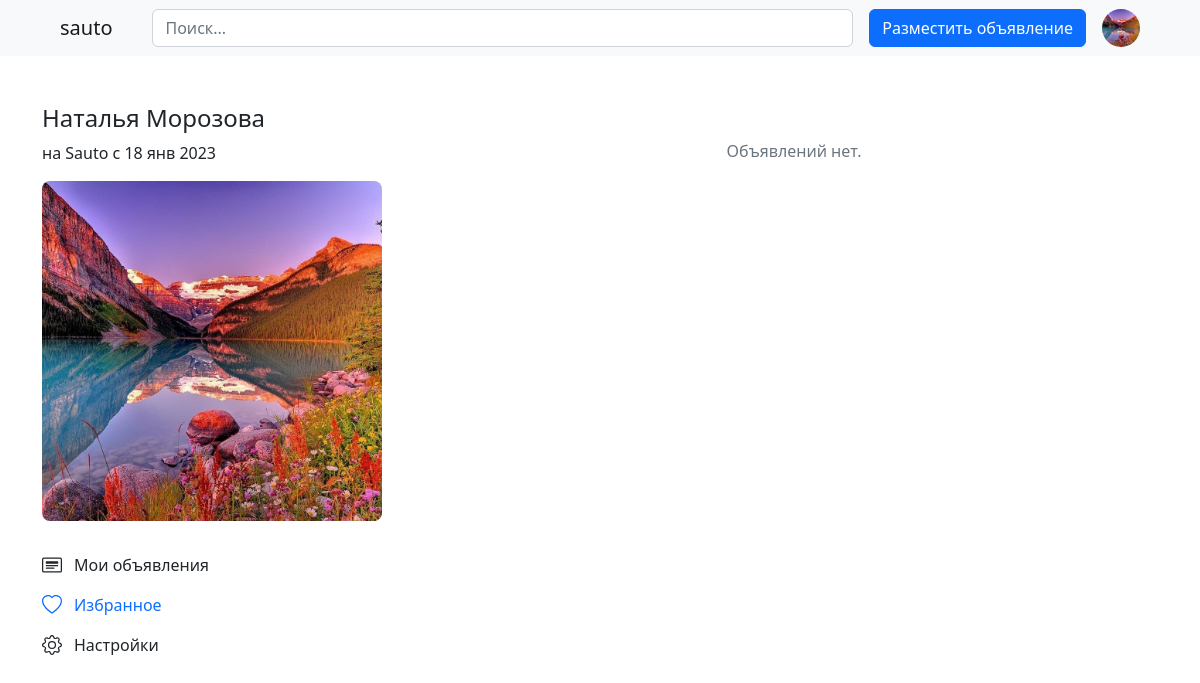
The app's page /profile/favorites/ (signed in) with its own data.
### accounts/models.py (models this page shows, shortened)
class User(AbstractBaseUser):
    email = models.EmailField(verbose_name="адрес электронной почты", max_length=260, unique=True)
    first_name = models.CharField(verbose_name="имя", max_length=150)
    last_name = models.CharField(verbose_name="фамилия", max_length=150)
    profile_image = models.ImageField(verbose_name="изображение профиля", upload_to=_get_profile_image_filepath, null=True, blank=True, default=_get_default_profile_image)
    date_joined = models.DateTimeField(verbose_name="дата регистрации", auto_now_add=True)
    last_login = models.DateTimeField(verbose_name="последний вход", auto_now=True)
    is_active = models.BooleanField(verbose_name="активный", default=True)
    is_staff = models.BooleanField(verbose_name="статус персонала", default=False)
    is_admin = models.BooleanField(verbose_name="статус администратора", default=False)
    is_superuser = models.BooleanField(verbose_name="статус суперпользователя", default=False)
    is_email_verified = models.BooleanField(verbose_name="статус проверенной электронной почты", default=False)
    last_password_updated = models.DateTimeField(verbose_name="последнее обновление пароля", auto_now=True)
    objects = UserManager()
    USERNAME_FIELD = 'email'
    REQUIRED_FIELDS = ['first_name', 'last_name']
    class Meta:
        verbose_name = 'пользователь'
        verbose_name_plural = 'пользователи'

### userprofile/views.py (the view)
# urls.py: path('favorites/', views.user_favorites, name='user-favorites'),
@login_required
def user_favorites(request):
    favorites = Favorite.objects.filter(user=request.user)
    announcements_pk = [favorite.announcement.pk for favorite in favorites]
    announcements = Announcement.objects.filter(pk__in=announcements_pk)
    if request.method == 'GET':
        if (request.GET.get('search')
                or request.GET.get('all')):
            response = form_announcements_and_images(request, announcements)
            return JsonResponse(response._asdict())
    page_announcements, paginator = paginate_announcements(request, announcements)
    images = AnnouncementImage.objects.filter(
        announcement__in=page_announcements)
    context = {
        'announcements': page_announcements,
        'images': images,
        'paginator': paginator,
    }
    return render(request, 'userprofile/user-favorites.html', context)

### announcement/utils.py (called while the page is built)
def paginate_announcements(request, announcements: QuerySet) -> tuple[Page, Paginator]:
    paginator = Paginator(announcements, 32)
    page = request.GET.get('page')
    page_announcements = paginator.get_page(page)
    return page_announcements, paginator

### userprofile/templates/userprofile/user-favorites.html (shortened to what this page needs)
{% extends 'announcement/base.html' %}
{% load static %}
{% block search %}
<input type="search" name="q" class="form-control" placeholder="Поиск...">
{% endblock %}
{% block content %}
<link rel="stylesheet" href="{% static 'css/announcement/announcements.css' %}">
<div class="container my-5">
    <div class="row gx-5">
        <div class="col-12 col-xl-4 col-xxl-3 mb-4">
            {% include 'userprofile/this-user-sidebar.html' with active='favorites' %}
        </div>
        {% if announcements %}
        <div class="col-12 col-xl-8 col-xxl-9">
            <div style="height: 75.28px;"></div>
            <div class="announcement-cards">
                {% include 'announcement/announcement-cards.html' %}
            </div>
        </div>
        {% else %}
        <div class="col-12 col-xl-8 col-xxl-9">
            <div style="height: 35.28px;"></div>
            <div class="mb-3 text-center text-secondary">
                Объявлений нет.
            </div>
        </div>
        {% endif %}
    </div>
</div>
{% endblock %}

### announcement/templates/announcement/base.html (shortened to what this page needs)
<!DOCTYPE html>
{% load static %}
<html lang="en">
<head>
    <link href="https://cdn.jsdelivr.net/npm/bootstrap@5.2.2/dist/css/bootstrap.min.css" rel="stylesheet"
>
    <link rel="stylesheet" href="{% static 'css/styles.css' %}">
</head>
<body>
    <div class="toast-container position-fixed top-0 start-50 translate-middle-x p-3">
    </div>
    <nav class="navbar navbar-expand-lg bg-light">
        <div class="container-fluid">
            <a class="navbar-brand ms-3 ms-lg-5" href="{% url 'announcements' %}">sauto</a>
            <div class="collapse navbar-collapse my-4 my-lg-0" id="navbarSupportedContent">
                <div class="container-fluid input-group ps-3 ps-lg-4 pe-3 pe-lg-0 me-3">
                    {% block search %}{% endblock %}
                </div>
                <a href="{% url 'add-announcement' %}" class="btn btn-primary ms-3 ms-lg-0 mt-3 mt-lg-0"
                    style="white-space: nowrap;">Разместить объявление</a>
                {% if request.user.is_authenticated %}
                <div class="dropdown ms-3 me-5 mt-3 mt-lg-0" bis_skin_checked="1">
                    <a href="#" class="d-block link-dark text-decoration-none circle-image" data-bs-toggle="dropdown"
                        aria-expanded="false" style="width: 38px; height: 38px">
                        <img src="{{ request.user.profile_image.url }}" alt="...">
                    </a>
                </div>
                {% else %}
                <a href="{% url 'login-user' %}" class="btn btn-outline-primary ms-3 me-5 mt-3 mt-lg-0">Войти</a>
                {% endif %}
            </div>
        </div>
    </nav>
    {% block content %}
    {% endblock %}
</body>
</html>

### userprofile/templates/userprofile/this-user-sidebar.html (shortened to what this page needs)
{% load static %}
<link rel="stylesheet" href="{% static 'css/userprofile/profile-img.css' %}">
<link rel="stylesheet" href="{% static 'css/dnd-area.css' %}">
<link rel="stylesheet" href="{% static 'css/announcement/image-validation.css' %}">
<h4 class="mb-2">{{ user.first_name }} {{ user.last_name }}</h4>
<p class="mb-3">на Sauto с {{ user.date_joined|date:"d b Y" }}</p>
<div class="ratio mb-4">
    <div class="ratio-inner ratio-1-1">
        <div class="ratio-content profile-img-container">
            <img src="{{ user.profile_image.url }}" alt="..." class="rounded-3 img-100">
        </div>
    </div>
</div>
<ul class="list-unstyled mb-0">
    <li><a class="dropdown-item d-flex align-items-center gap-2 py-2 {% if active == 'announcements' %}link-primary{% else %}dark-link{% endif %}"
            href="{% url 'user-announcements' request.user.id %}">
            Мои объявления
        </a></li>
    <li><a class="dropdown-item d-flex align-items-center gap-2 py-2 dark-link {% if active == 'favorites' %}link-primary{% else %}dark-link{% endif %}"
            href="{% url 'user-favorites' %}">
            Избранное
        </a></li>
    <li><a class="dropdown-item d-flex align-items-center gap-2 py-2 {% if active == 'settings' %}link-primary{% else %}dark-link{% endif %}"
            href="{% url 'user-settings' %}">
            Настройки
        </a></li>
</ul>

### static/css/styles.css (style rules this page uses)
html, body { position: relative; width: 100%; height: 100% }
.ratio { width: 100%; overflow: hidden; }
.ratio-inner { position: relative; height: 0; border: none; }
.ratio-content { position: absolute; top: 0; right: 0; bottom: 0; left: 0; }
.ratio-1-1 { padding-top: 100%; }
.img-100 { width: 100%; height: 100%; object-fit: cover; }
.dark-link { color: #212529; }
.circle-image { display: inline-block; border-radius: 50%; overflow: hidden; }
.circle-image img { width: 100%; height: 100%; object-fit: cover; }

### static/css/userprofile/profile-img.css (style rules this page uses)
.profile-img-container { display: flex; justify-content: center; align-items: center; }

### records on screen
User: user.profile_image (picture), first_name "Наталья", last_name "Морозова", date_joined "18 янв 2023", profile_image (picture)
